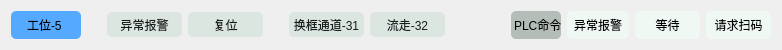
  <widget class="QWidget" name="layoutWidget_5">
   <property name="geometry">
    <rect>
     <x>20</x>
     <y>267</y>
     <width>781</width>
     <height>30</height>
    </rect>
   </property>
   <layout class="QGridLayout" name="gridLayout_5">
    <item row="0" column="10">
     <widget class="QPushButton" name="pb_CmdA_5">
      <property name="minimumSize">
       <size>
        <width>75</width>
        <height>25</height>
       </size>
      </property>
      <property name="styleSheet">
       <string notr="true">background: rgb(220, 230, 225);
border-color: rgb(0, 0, 0);
border-radius: 5px;
color:rgb(24, 28, 27);</string>
      </property>
      <property name="text">
       <string>换框通道-31</string>
      </property>
     </widget>
    </item>
    <item row="0" column="16">
     <widget class="QLabel" name="lb_RequestCode_5">
      <property name="minimumSize">
       <size>
        <width>65</width>
        <height>25</height>
       </size>
      </property>
      <property name="styleSheet">
       <string notr="true">border-radius: 5px;
background-color: rgb(240, 248, 244);</string>
      </property>
      <property name="text">
       <string>请求扫码</string>
      </property>
      <property name="alignment">
       <set>Qt::AlignCenter</set>
      </property>
     </widget>
    </item>
    <item row="0" column="13">
     <widget class="QLabel" name="label_8">
      <property name="minimumSize">
       <size>
        <width>50</width>
        <height>25</height>
       </size>
      </property>
      <property name="styleSheet">
       <string notr="true">border-radius: 5px;
background-color: rgb(180, 189, 184);</string>
      </property>
      <property name="text">
       <string> PLC命令</string>
      </property>
      <property name="alignment">
       <set>Qt::AlignCenter</set>
      </property>
     </widget>
    </item>
    <item row="0" column="3">
     <spacer name="horizontalSpacer_14">
      <property name="orientation">
       <enum>Qt::Horizontal</enum>
      </property>
      <property name="sizeType">
       <enum>QSizePolicy::Fixed</enum>
      </property>
      <property name="sizeHint" stdset="0">
       <size>
        <width>20</width>
        <height>20</height>
       </size>
      </property>
     </spacer>
    </item>
    <item row="0" column="6">
     <spacer name="horizontalSpacer_15">
      <property name="orientation">
       <enum>Qt::Horizontal</enum>
      </property>
      <property name="sizeType">
       <enum>QSizePolicy::Fixed</enum>
      </property>
      <property name="sizeHint" stdset="0">
       <size>
        <width>20</width>
        <height>20</height>
       </size>
      </property>
     </spacer>
    </item>
    <item row="0" column="4">
     <widget class="QPushButton" name="pb_Error_5">
      <property name="minimumSize">
       <size>
        <width>75</width>
        <height>25</height>
       </size>
      </property>
      <property name="styleSheet">
       <string notr="true">background: rgb(220, 230, 225);
border-color: rgb(0, 0, 0);
border-radius: 5px;
color:rgb(24, 28, 27);</string>
      </property>
      <property name="text">
       <string>异常报警</string>
      </property>
     </widget>
    </item>
    <item row="0" column="12">
     <spacer name="horizontalSpacer_16">
      <property name="orientation">
       <enum>Qt::Horizontal</enum>
      </property>
      <property name="sizeType">
       <enum>QSizePolicy::Fixed</enum>
      </property>
      <property name="sizeHint" stdset="0">
       <size>
        <width>60</width>
        <height>20</height>
       </size>
      </property>
     </spacer>
    </item>
    <item row="0" column="11">
     <widget class="QPushButton" name="pb_CmdB_5">
      <property name="minimumSize">
       <size>
        <width>75</width>
        <height>25</height>
       </size>
      </property>
      <property name="styleSheet">
       <string notr="true">background: rgb(220, 230, 225);
border-color: rgb(0, 0, 0);
border-radius: 5px;
color:rgb(24, 28, 27);</string>
      </property>
      <property name="text">
       <string>流走-32</string>
      </property>
     </widget>
    </item>
    <item row="0" column="15">
     <widget class="QLabel" name="lb_Wait_5">
      <property name="minimumSize">
       <size>
        <width>65</width>
        <height>25</height>
       </size>
      </property>
      <property name="styleSheet">
       <string notr="true">border-radius: 5px;
background-color: rgb(240, 248, 244);</string>
      </property>
      <property name="text">
       <string>等待</string>
      </property>
      <property name="alignment">
       <set>Qt::AlignCenter</set>
      </property>
     </widget>
    </item>
    <item row="0" column="2">
     <widget class="QLabel" name="lb_WorkStation_5">
      <property name="minimumSize">
       <size>
        <width>70</width>
        <height>28</height>
       </size>
      </property>
      <property name="styleSheet">
       <string notr="true">border-radius: 5px;
background-color: rgb(85, 170, 255);</string>
      </property>
      <property name="text">
       <string>工位-5 </string>
      </property>
      <property name="alignment">
       <set>Qt::AlignCenter</set>
      </property>
     </widget>
    </item>
    <item row="0" column="14">
     <widget class="QLabel" name="lb_Error_5">
      <property name="minimumSize">
       <size>
        <width>62</width>
        <height>25</height>
       </size>
      </property>
      <property name="styleSheet">
       <string notr="true">border-radius: 5px;
background-color: rgb(240, 248, 244);</string>
      </property>
      <property name="text">
       <string>异常报警</string>
      </property>
      <property name="alignment">
       <set>Qt::AlignCenter</set>
      </property>
     </widget>
    </item>
    <item row="0" column="5">
     <widget class="QPushButton" name="pb_Reset_5">
      <property name="minimumSize">
       <size>
        <width>75</width>
        <height>25</height>
       </size>
      </property>
      <property name="styleSheet">
       <string notr="true">background: rgb(220, 230, 225);
border-color: rgb(0, 0, 0);
border-radius: 5px;
color:rgb(24, 28, 27);</string>
      </property>
      <property name="text">
       <string>复位</string>
      </property>
     </widget>
    </item>
   </layout>
  </widget>
